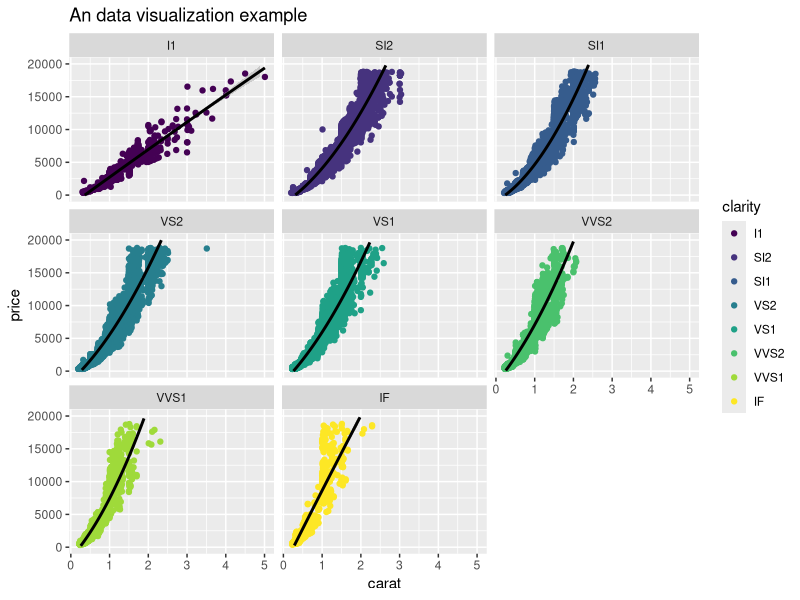

The R source for this figure:
## ---- chunk 1
# your environment setup
library(ggplot2)
## ---- chunk 2
ggplot(diamonds, aes(x=carat, y=price, color=clarity)) +
geom_point() + 
geom_smooth(method="lm", formula=y~poly(x, 2), color="black") + 
ylim(0, 20000) + 
facet_wrap(~clarity) +
ggtitle("An data visualization example")
## ---- chunk 3
# your code goes here
## ---- chunk 4
# your code goes here
